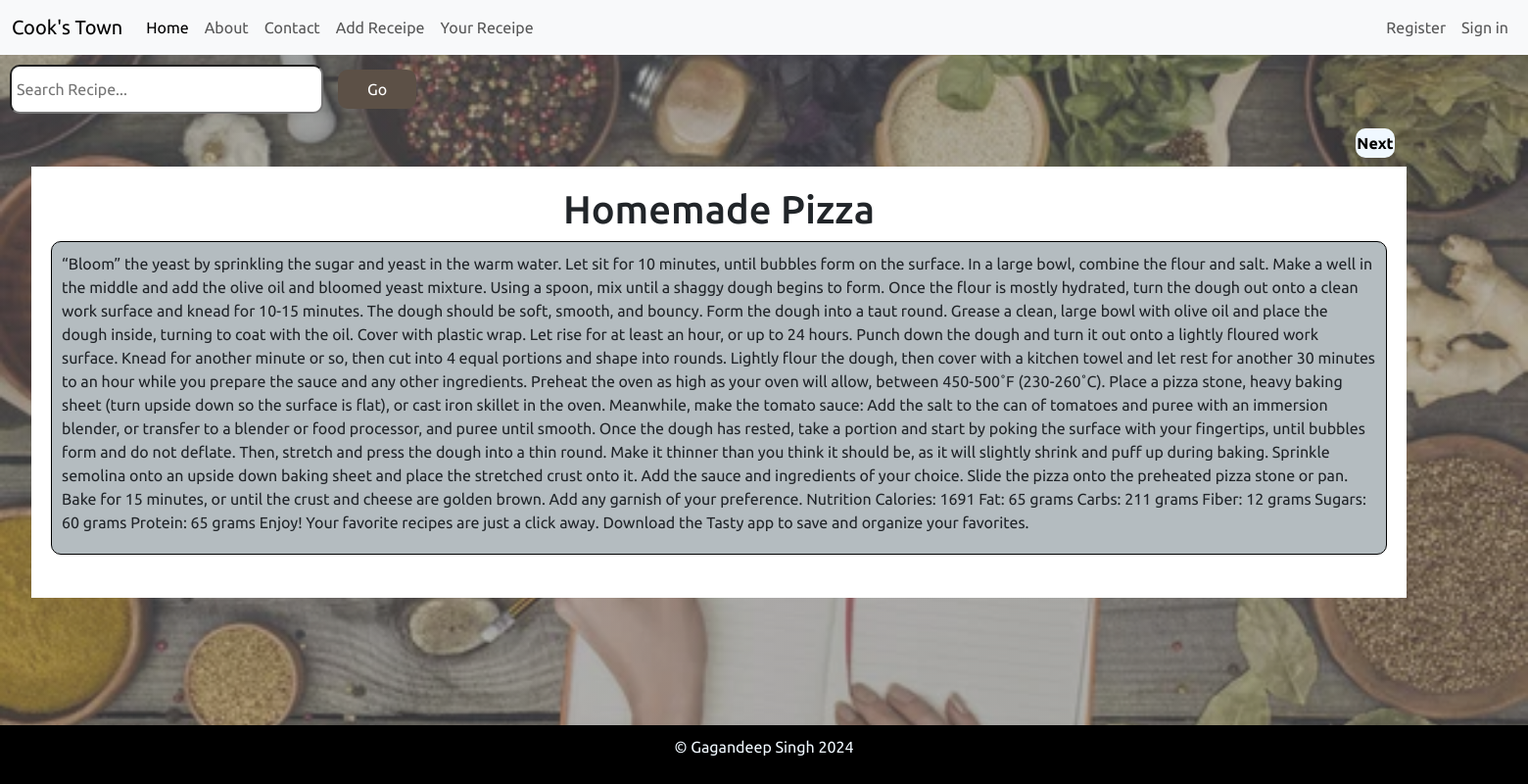
Page /php/home.php?title=Homemade+Pizza&user=user_01@gmail.com (signed in) on the committed database.
### tables this page shows
CREATE TABLE `content` (
  `id` int(11) NOT NULL,
  `email_id` varchar(50) NOT NULL,
  `date` date NOT NULL,
  `title` varchar(100) NOT NULL,
  `recipes` mediumtext DEFAULT NULL,
  `likes` int(11) DEFAULT NULL
);

### php/home.php (the view, shortened to what this page needs)
<?php
include_once "../includes/header.php";
include_once "../db/conn.php";
$title = isset($_GET['title']) ? htmlspecialchars($_GET['title']) : 'Default';
$user = isset($_GET['user']) ? htmlspecialchars($_GET['user']) : 'Default';
$search = isset($_GET['search']) ? htmlspecialchars($_GET['search']) : '';
if (isset($_GET['next'])) {
    $current_id = isset($_SESSION['current_id']) ? $_SESSION['current_id'] : 0;
    $sql = "SELECT * FROM content WHERE id > $current_id ORDER BY id ASC LIMIT 1";
    $result = mysqli_query($conn, $sql);
    if ($result && mysqli_num_rows($result) > 0) {
        $row = mysqli_fetch_assoc($result);
        $heading = $row["title"];
        $recipe = $row["recipes"];
        $_SESSION['current_id'] = $row['id'];
    } else {
        $sql = "SELECT * FROM content ORDER BY id ASC LIMIT 1";
        $result = mysqli_query($conn, $sql);
        if ($result && mysqli_num_rows($result) > 0) {
            $row = mysqli_fetch_assoc($result);
            $heading = $row["title"];
            $recipe = $row["recipes"];
            $_SESSION['current_id'] = $row['id'];
        } else {
            $heading = "No data available.";
            $recipe = "";
        }
    }
} else {
    $sql = "SELECT * FROM content WHERE email_id='$user' AND title='$title'";
    $result = mysqli_query($conn, $sql);
    if ($result && mysqli_num_rows($result) > 0) {
        $row = mysqli_fetch_assoc($result);
        $heading = $row["title"];
        $recipe = $row["recipes"];
    } else {
        $heading = "No data available.";
        $recipe = "";
    }
}
?>
    <form class="search-container" method="GET" action="">
        <input type="text" name="search" placeholder="Search Recipe..." class="search-input">
        <button type="submit" class="search-button">Go</button>
    </form>
<div class="f">
    <button class="like-button" onclick="location.href='?next=true'">
       Next
    </button>
</div>
<div class="main1-container">
    <?php echo "<h1>$heading</h1>";
          echo "<p>$recipe</p>"; ?>
</div>
<?php
include_once "../includes/footer.php";
?>

### css/style.css (style rules this page uses)
body { font-family: "Ubuntu", sans-serif; background: linear-gradient(rgba(98, 100, 102, 0.5), rgba(98, 100, 102, 0.5)), url("/assets/bg-image.jpg"); background-size: cover; background-repeat: no-repeat; background-attachment: fixed; }
.search-container { margin: 10px; display: flex; gap: 10px; justify-content: flex-end; }
.search-input { padding: 5px; font-size: 16px; width: 40vh; border-radius: 10px; height: 50px; }
.search-button { margin-left: 5px; padding: 5px 10px; font-size: 16px; width: 5em; border-radius: 10px; overflow: hidden; white-space: nowrap; text-overflow: ellipsis; }
.main1-container { padding: 20px; background-color: white; margin: 2em; width: 90%; height: 55vh; text-align: center; margin-top: 0; }
.main1-container > p { background-color: #b4bcc0; border: 1px solid black; border-radius: 10px; height: 80%; text-align: left; padding: 10px; overflow-y: auto; }
.like-button { border-radius: 10px; height: 30px; width: 40px; padding: 2px; overflow: hidden; display: flex; justify-content: center; align-items: center; background-color: aliceblue; color: black; font-weight: bold; }
.f { margin-bottom: 4px; display: flex; width: 180%; justify-content: flex-end; }

### css/contact.css (style rules this page uses)
button { width: 50%; padding: 10px; background-color: #5c5046; color: white; border: none; border-radius: 5px; font-size: 1em; display: block; margin: 5px auto; }

### rows in the picture
content: title "Homemade Pizza", recipes "“Bloom” the yeast by sprinkling the sugar and yeast in the warm water. Let sit for 10 minutes, until bubbles form on the surface. In a large bowl, combine the flour and salt. Make a well in the middle and add the olive oil and bloomed yeast mixture. Using a spoon, mix until a shaggy dough begins to form. Once the flour is mostly hydrated, turn the dough out onto a clean work surface and knead for 10-15 minutes. The dough should be soft, smooth, and bouncy. Form the dough into a taut round. Grease a clean, large bowl with olive oil and place the dough inside, turning to coat with the oil. Cover with plastic wrap. Let rise for at least an hour, or up to 24 hours. Punch down the dough and turn…"
